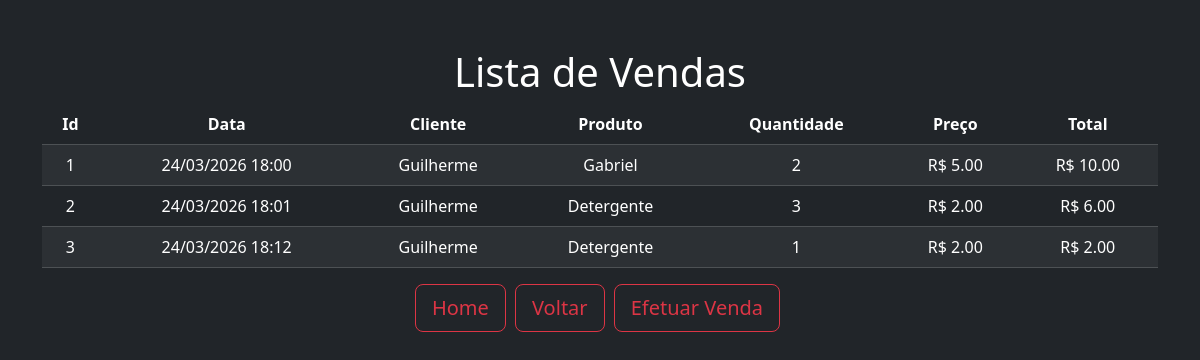
/vendas/lista, run on the app's committed database.
### model.py (models this page shows)
class Venda(db.Model):
    __tablename__ = "vendas"
    id_venda = db.Column(db.Integer, primary_key=True, autoincrement=True)
    id_cliente = db.Column(db.Integer, db.ForeignKey('clientes.id_cliente'), nullable=False)
    id_produto = db.Column(db.Integer, db.ForeignKey('produtos.id_produto'), nullable=False)
    quantidade = db.Column(db.Integer, nullable=False)
    preco = db.Column(db.Float, nullable=False)
    preco_total = db.Column(db.Float, nullable=False)
    data_venda = db.Column(db.DateTime, default=datetime.utcnow)

class Cliente(db.Model):
    __tablename__ = "clientes"
    id_cliente = db.Column(db.Integer(), primary_key=True, autoincrement=True)
    cpf = db.Column(db.String(11), unique=True, nullable=False)
    nome = db.Column(db.String(100), nullable=False)
    email = db.Column(db.String(120), nullable=False)
    vendas = db.relationship("Venda", backref="cliente")

class Produto(db.Model):
    __tablename__ = "produtos"
    id_produto = db.Column(db.Integer, primary_key=True, autoincrement=True)
    nome_produto = db.Column(db.String(150), nullable=False)
    preco = db.Column(db.Float, nullable=False)
    quantidade = db.Column(db.Integer, nullable=False)
    vendas = db.relationship("Venda", backref="produto")

### routes/vendas_routes.py (the view)
@vendassite.route("/lista")
def listar_vendas():
    vendas = Venda.query.all()
    return render_template("vendas/listvenda.html", vendas=vendas)

### templates/vendas/listvenda.html (shortened to what this page needs)
<!DOCTYPE html>
<html lang="pt-br">
<head>
    <link href="https://cdn.jsdelivr.net/npm/bootstrap@5.3.8/dist/css/bootstrap.min.css" rel="stylesheet">
    <link rel="stylesheet" href="{{ url_for('static', filename='style.css') }}">
</head>
<body class="bg-dark text-white text-center">
    <div class="container mt-5">
        <h1>Lista de Vendas</h1>
        <Table class="table table-dark table-striped">
            <thead>
                <tr>
                    <th>Id</th>
                    <th>Data</th>
                    <th>Cliente</th>
                    <th>Produto</th>
                    <th>Quantidade</th>
                    <th>Preço</th>
                    <th>Total</th>
                </tr>
            </thead>
            <tbody>
                {% for venda in vendas %}
                <tr>
                    <td>{{ venda.id_venda }}</td>
                    <td>{{ venda.data_venda.strftime("%d/%m/%Y %H:%M") }}</td>
                    <td>{{ venda.cliente.nome }}</td>
                    <td>{{ venda.produto.nome_produto }}</td>
                    <td>{{ venda.quantidade }}</td>
                    <td>R$ {{ "%.2f"|format(venda.preco) }}</td>
                    <td>R$ {{ "%.2f"|format(venda.preco_total) }}</td>
                </tr>
                {% endfor %}
            </tbody>
        </Table>
        <button class="btn btn-outline-danger btn-lg"onclick="window.location.href='/'">
            Home
        </button>
        <button class="btn btn-outline-danger btn-lg"onclick="window.location.href='/vendas'">
            Voltar
        </button>
        <button class="btn btn-outline-danger btn-lg"onclick="window.location.href='/vendas/efetuar'">
            Efetuar Venda
        </button>
    </div>
</body>
</html>

### static/style.css (style rules this page uses)
.btn-outline-danger { margin-right: 5px; }

### data on the page
Venda: id_venda "1", data_venda "24/03/2026 18:00", cliente.nome "Guilherme", produto.nome_produto "Gabriel", quantidade "2", preco "5.00", preco_total "10.00"
Venda: id_venda "2", data_venda "24/03/2026 18:01", cliente.nome "Guilherme", produto.nome_produto "Detergente", quantidade "3", preco "2.00", preco_total "6.00"
Venda: id_venda "3", data_venda "24/03/2026 18:12", cliente.nome "Guilherme", produto.nome_produto "Detergente", quantidade "1", preco "2.00", preco_total "2.00"
